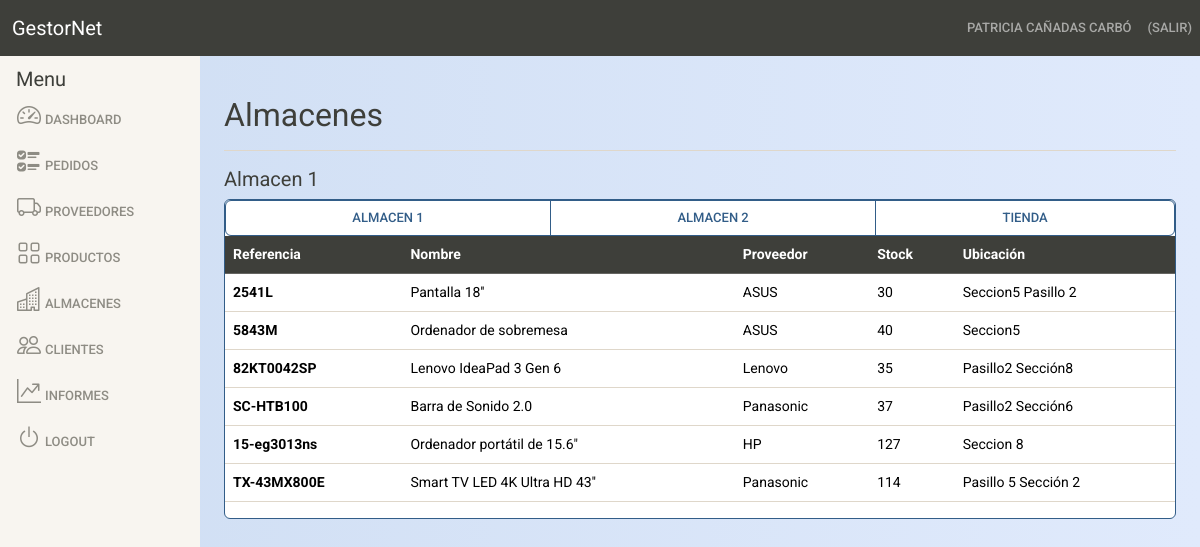
The app's page /almacenes/1 (signed in), older data.
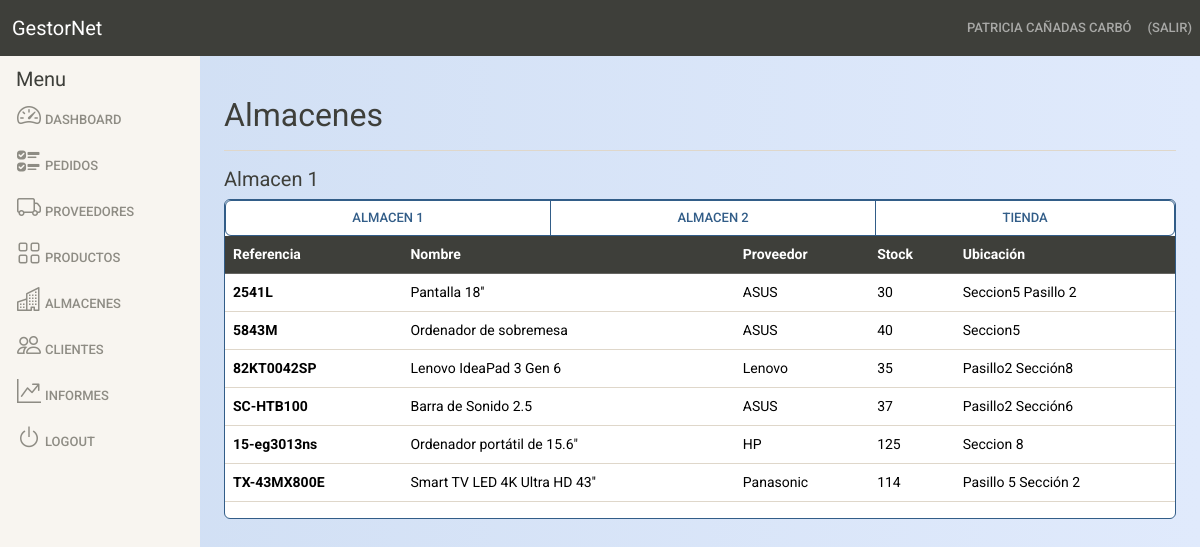
The same page, newer data.
### models.py (models this page shows, shortened)
class Producto(db.Base):
    __tablename__ = "productos"
    __table_args__ = {'sqlite_autoincrement': True} # Autoincrementa la primary_key de la tabla.
    id = Column(Integer, primary_key=True)
    nombre = Column(String(200), nullable=False) # nullable hace que el campo nombre NO pueda estar vacío.
    referencia = Column(String(100), nullable=False)
    descripcion = Column(String(500))
    proveedor = Column(String(100), nullable=False)
    preciocoste = Column(Integer, nullable=False)
    pvp = Column(Integer, nullable=False)
    stock = Column(Integer, nullable=False)
    almacen = Column(String(64)) #Quiero poner una lista desplegable
    ubicacion = Column(String(24))
    descatalogado = Column(Boolean) # True si el producto está descatalogado y ya no se puede vender

class Proveedor(db.Base):
    __tablename__ = "proveedores"
    __table_args__ = {'sqlite_autoincrement': True} # Autoincrementa la primary_key de la tabla.
    id = Column(Integer, primary_key=True)
    nombre = Column(String(200), nullable=False) # nullable hace que el campo nombre NO pueda estar vacío.
    telefono = Column(Integer, nullable=False)
    direccion = Column(String(500))
    cif = Column(String(16), nullable=False)
    iva = Column(Integer, nullable=False)
    descuento = Column(Integer, nullable=False)
    email = Column(String(100), nullable=False)

### main.py (the view)
@app.route('/almacenes/<int:almacen_id>', methods=['GET', 'POST']) # Listado de contenido en almacenes
@login_required
def almacen(almacen_id):
    nalmacen = db.session.query(Almacen.nombre).filter_by(id=almacen_id).scalar()
    proveedorr = db.session.query(Producto.id, Proveedor.nombre).filter(Proveedor.id == Producto.proveedor).all()
    elementos = db.session.query(Producto).filter_by(almacen=almacen_id).all()
    return render_template("store.html", elementos=elementos, proveedorr=proveedorr, nalmacen=nalmacen)

### main.py (called while the page is built)
@login_manager.user_loader
def load_user(user_id):
    return db.session.query(User).filter_by(id=user_id).first()

### templates/store.html (shortened to what this page needs)
{% extends "includes/base.html" %}
{% block content %}
<main class="col-md-9 ms-sm-auto col-lg-10 px-md-4 py-4">
    <div class="d-flex justify-content-between flex-wrap flex-md-nowrap align-items-center pt-3 pb-2 mb-3 border-bottom">
        <h1 class="h2">Almacenes</h1>
    </div>
    <h1 class="h5">{{ nalmacen }}</h1>
    <div class="card border-primary mb-3 small">
        <div class="btn-group" role="group">
            <a href="{{ url_for('almacen', almacen_id=1)}}" type="button"  class="btn btn-outline-primary">Almacen 1</a>
            <a href="{{ url_for('almacen', almacen_id=2)}}" type="button"  class="btn btn-outline-primary">Almacen 2</a>
            <a href="{{ url_for('almacen', almacen_id=3)}}" type="button"  class="btn btn-outline-primary">Tienda</a>
        </div>
        <table class="table table-hover">
            <thead>
                <tr class="table-dark">
                    <th scope="col">Referencia</th>
                    <th scope="col">Nombre</th>
                    <th scope="col">Proveedor</th>
                    <th scope="col">Stock</th>
                    <th scope="col">Ubicación</th>
                </tr>
            </thead>
            <tbody>
                {% for elemento in elementos %}
                    {% if elemento.stock <= 10 %} <!-- Establecemos que el pedido base son 100 unidades, con lo que
                                                        avisamos cuando solo queda el 10%, que son 10 unidades -->
                    <tr class="table-danger">
                    {% else %}
                    <tr>
                    {% endif %}
                        <th scope="row">{{elemento.referencia}}</th>
                        <td>{{elemento.nombre}}</td>
                        {% for item in proveedorr %}
                            {% if item[0] == elemento.id %}
                            <td>{{ item[1] }}</td>
                            {% endif %}
                        {% endfor %}
                        <td>{{elemento.stock}}</td>
                        <td>{{elemento.ubicacion}}</td>
                    </tr>
                {% endfor %}
            </tbody>
        </table>
    </div>
</main>
{% endblock content %}

Row changes from the older to the newer data that the page shows:
changed Producto "SC-HTB100": nombre "Barra de Sonido 2.0" → "Barra de Sonido 2.5"; nombre "Panasonic" → "ASUS"
changed Producto "15-eg3013ns": stock "127" → "125"
